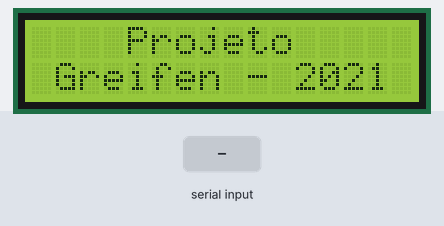
This sketch was run on a simulated Arduino Uno, built with avr-gcc and run on an emulated ATmega328P. Parts: 16×2 character LCD. The inputs (shaded band) are chosen by the test bench.

Above: at 3.2 s.
3.3 s: "@" received over the second serial link
At 4.5 s:
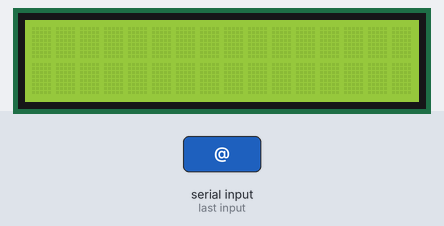
4.8 s: "$" received over the second serial link
At 5.8 s:
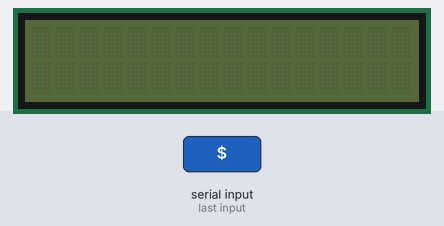
6.3 s: "#" received over the second serial link
At 7.0 s:
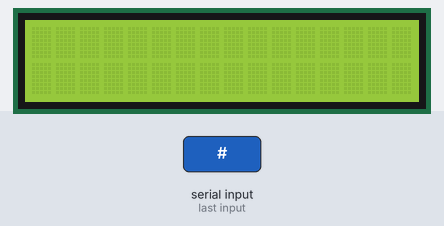
Timing chart, 0 to 9.3 s (numbered marks = the images above; inputs shaded):
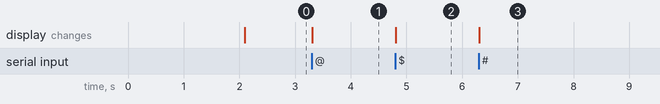

The sketch:

LCD_0.1.ino
```cpp
#include <Wire.h>
#include <LiquidCrystal_I2C.h>
#include <SoftwareSerial.h>

SoftwareSerial BT (11,10); // RX, TX

#define endereco  0x27
#define colunas   16
#define linhas    2

LiquidCrystal_I2C lcd (endereco, colunas, linhas);

char texto;

void setup() {

  BT.begin(9600);

  lcd.init();
  lcd.backlight();

  lcd.print("Iniciando");
  delay(2000);
  lcd.clear();

  lcd.setCursor(4, 0);
  lcd.print("Projeto");
  lcd.setCursor(1, 1);
  lcd.print("Greifen - 2021");
}

void loop() {

  if (BT.available()) {

     texto = BT.read();
     lcd.print(texto);

       if(texto=='@'){
       lcd.clear();}

       if(texto=='#'){
       lcd.backlight();
       lcd.clear();}

       if(texto=='$'){
       lcd.noBacklight();
       lcd.clear();}

       if(texto=='.'){
       lcd.setCursor(0, 1);}

     }
}
```

Measured:
- after the input at 3.3 s, the display: changes at once (image 1)
- after the input at 4.8 s, the display: changes at once (image 2)
- after the input at 6.3 s, the display: changes at once (image 3)
